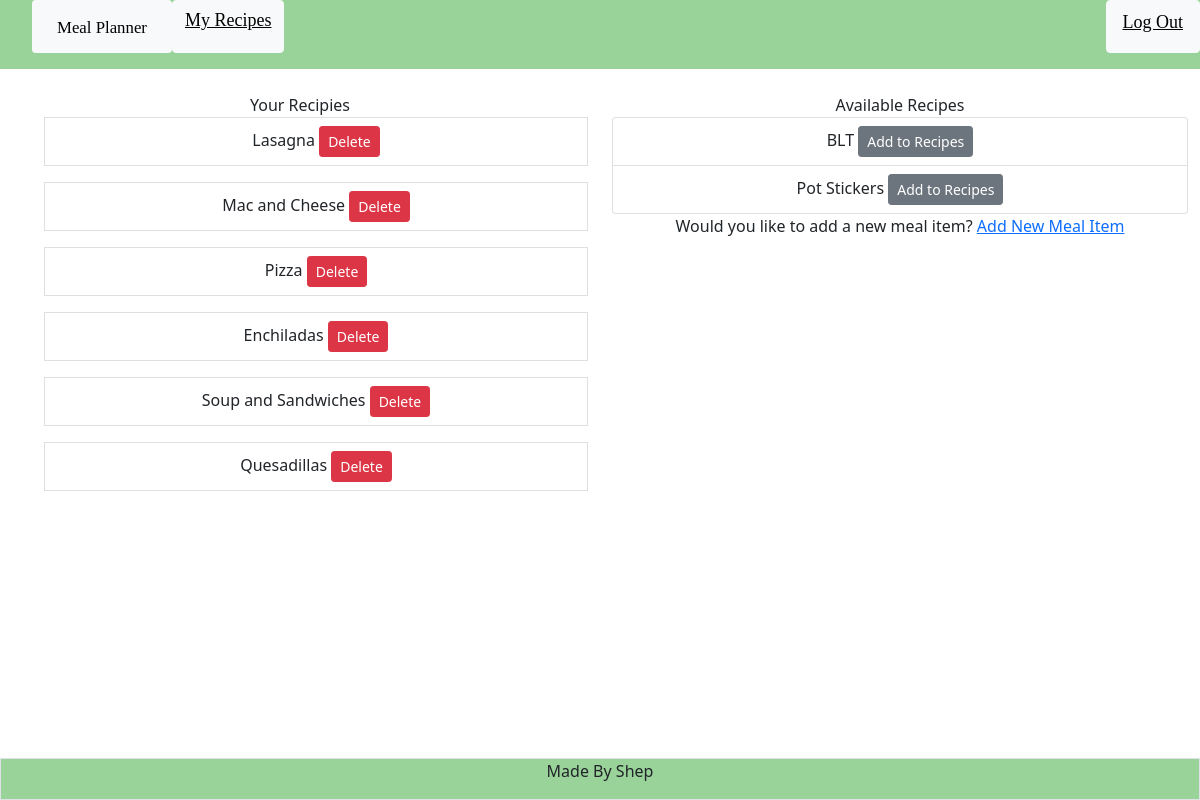
Before: /show_meal (signed in) with the older database file.
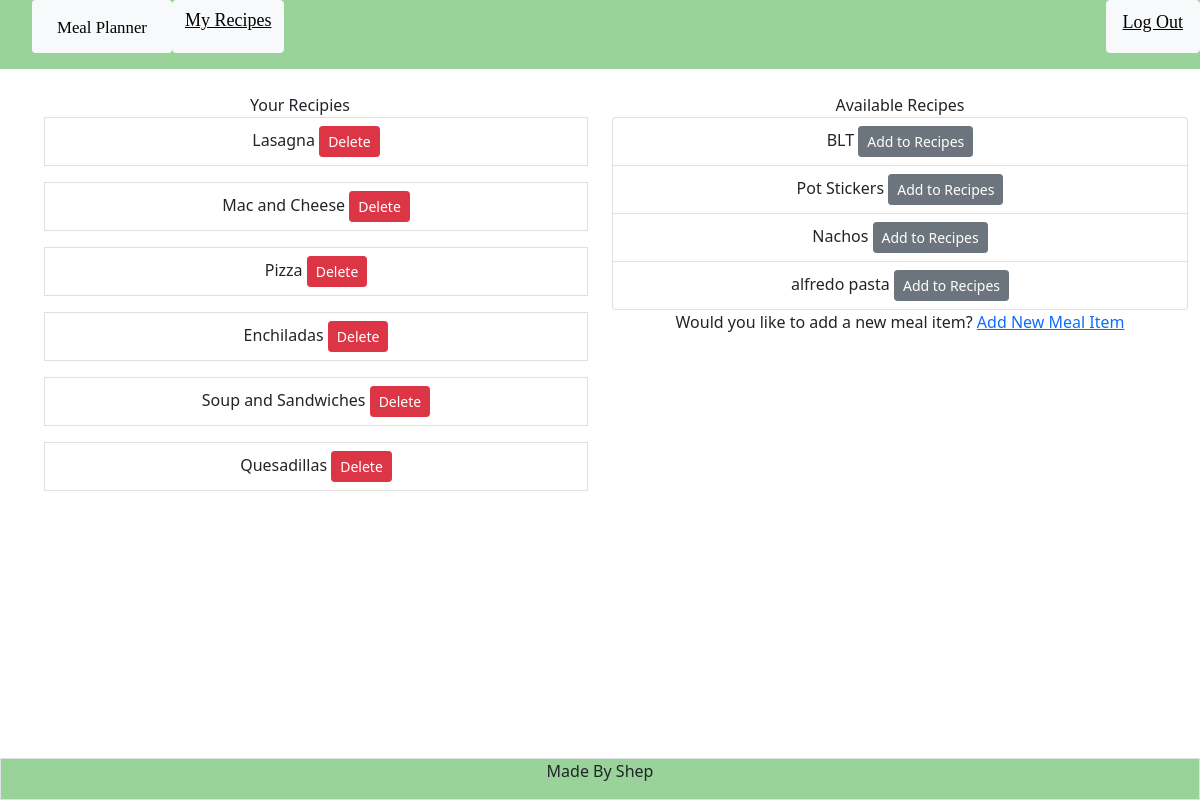
After: the same page with the newer database file.
### tables this page shows
CREATE TABLE meal_items (meal_id INTEGER PRIMARY KEY AUTOINCREMENT, meal_name TEXT NOT NULL, is_easy BOOL);

### app.py (the view)
@app.route("/show_meal", methods =["GET"])
@login_required
def show_meal():
    db = get_db()
    res = db.cursor().execute("SELECT meal_name, meal_items.meal_id FROM meal_items JOIN cookbook ON meal_items.meal_id = cookbook.meal_id WHERE cookbook.person_id == (?)", [session['user_id']])
    user_meals = res.fetchall()
    print("the users' meals are...")
    print(user_meals)
    recipes = db.cursor().execute("SELECT meal_name, meal_id FROM meal_items")
    all_meals = recipes.fetchall()
    db.close()
    return render_template("/food.html", user_meals = user_meals, all_meals = all_meals)

### app.py (called while the page is built)
def login_required(f):
    @wraps(f)
    def decorated_function(*args, **kwargs):
        if session.get("user_id") is None:
            return redirect("/login")
        return f(*args, **kwargs)
    return decorated_function

### templates/food.html
{% extends "layout.html" %}
{% block main %}
<container class="container">
    <div class="row">
        <div class="col">
            <h8> Your Recipies</h8>
            {% if user_meals %}
            {% for meal in user_meals %}
            <ul class="list group">
                <li class="list-group-item list-group-item-action">{{ meal[0] }}
                    <button class="btn btn-danger btn-sm" onClick="delete_recipe(this.value, this.id)" name="delete_btn" type="button" id="{{ meal[1] }}" value =" {{ meal[0] }}"><a class="hidden_btn" href ="/show_meal">Delete</a></button>
                </li>
            </ul>
            {% endfor %}
            {% else %}
            <p>No Recipes Added</p>
            {% endif %}
        </div>
        <div class="col">
            <div>
                <h8>Available Recipes</h8>
                <ul class="list-group">
                    {% for meal in all_meals%}
                        {% if not meal in user_meals%}
                            <li class="list-group-item list-group-item-action"> {{ meal[0] }}
                            <button class="btn btn-secondary btn-sm" type="button" name="add_recipe_btn" id=" {{ meal[1] }}" value=" {{ meal[0] }}"
                                onClick="add_recipe(this.value, this.id)"><a class="hidden_btn" href ="/show_meal">Add to Recipes</a></button>
                            </li>
                        {% endif %}
                    {% endfor %}
                </ul>
            </div>
            <h8>Would you like to add a new meal item?</h8>
            <a href="/add_meal">Add New Meal Item</a>
        </div>
    </div>
</container>
{% endblock %}

### templates/layout.html (shortened to what this page needs)
<!DOCTYPE html>
<html lang="en">
<head>
    <link href="/static/style.css" rel="stylesheet">
    <link href="https://cdn.jsdelivr.net/npm/bootstrap@5.1.3/dist/css/bootstrap.min.css"
 rel="stylesheet">
</head>
<body>
    <div class="flex" id="navbar">
        <div class="flex-row btn-group justify-content-between" id="navbar">
            <ul class="d-flex">
                <li class="btn btn-light btn-sm">
                    <a class="nav-link" id="homebtn" href="/">
                        Meal Planner
                    </a>
                </li>
            {% if session["name"] %}
                <li class="btn btn-light" >
                    <a id="navbtn" href="/show_meal">
                        My Recipes
                    </a>
                </li>
            </ul>
            <ul class="d-flex">
                <li class="nav-link btn btn-light">
                    <a class="" id="navbtn" href="/logout">
                        Log Out
                    </a>
                </li>
            </ul>
            {% endif %}
        </div>
    </div>
    <main class="container-fluid text-center">
        {% block main %}{% endblock %}
    </main>
    <footer class="footer fixed-bottom">
        <div class="container-fluid text-center align-items-end border">
            <p>Made By Shep
            </p>
        </div>
    </footer>
</body>
</html>

### static/style.css (style rules this page uses)
#navbar { display: flex; height: auto; background-color: rgb(153, 211, 153); flex-wrap: none; margin: 0; width: 100%; list-style: none; }
#homebtn { color: black; font-size: larger; font-family: 'Apple Chancery'; align-items: center; margin-top: 2px; }
#navbtn { color:black; font-size: large; font-family: 'Apple Chancery'; margin-top: 2px; list-style: none; }
body { min-height: 95vh; width: 100%; }
.hidden_btn { color: white; text-decoration: none; }
footer { align-self: flex-end; background-color: rgb(153, 211, 153); }

Changed rows visible on the page:
added meal_items: meal_name "Nachos", shown under "Available Recipes"
added meal_items: meal_name "alfredo pasta", shown under "Available Recipes"
